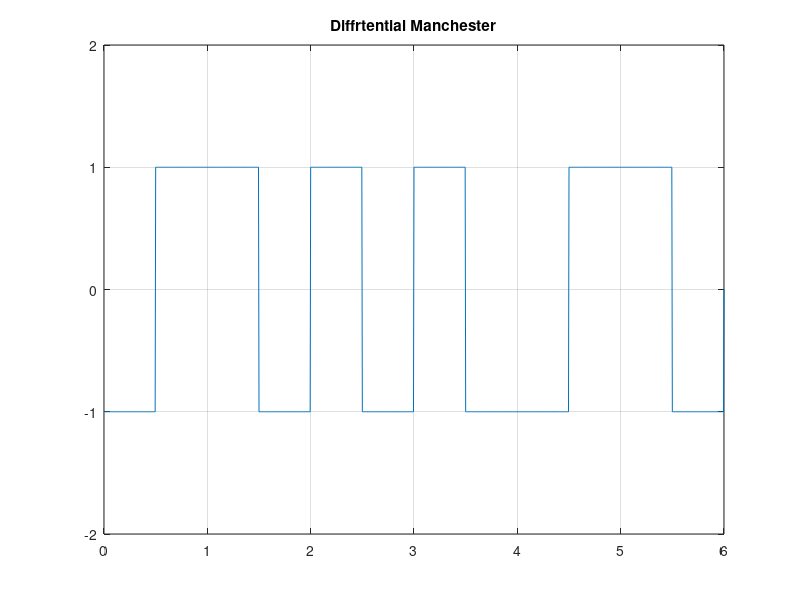

Source code (MATLAB):
clc;
clear;
bits=[0 1 0 0 1 1];
sampleSize=100;
bitRate=1;
totalBit=length(bits);
totalSampleSize=2*sampleSize*totalBit;
totaSampleTime=(totalBit/bitRate);
dTime=totaSampleTime/totalSampleSize;
t=0:dTime:totaSampleTime;
pre=1;
y=zeros(1,length(t));
    for i=0:1:(totalBit-1);
        if bits(i+1)==0
          if pre==1
            y(i*2*sampleSize+1 : (2*i+1)*sampleSize)=-1;
            y((i*2+1)*sampleSize+1 : (2*i+2)*sampleSize)=1;
          else
            y(i*2*sampleSize+1 : (2*i+1)*sampleSize)=1;
            y((i*2+1)*sampleSize+1 : (2*i+2)*sampleSize)=-1;
            pre=-1;
          end
          
        else
            y(i*2*sampleSize+1 : (2*i+1)*sampleSize)=pre;
            y((2*i+1)*sampleSize+1 : (2*i+2)*sampleSize)=-pre;
            pre=-pre;
        end;
    end;
     plot(t,y);
     axis([0 t(end) -2 2]);
     grid on;
     title('Diffrtential Manchester');
     
     %Decoding
     p=1;
     x=0;
     for i=1:200:length(y)-1
       if p!=y(i)
            x=x+1;
            ans_bit(x)=0;
       else
        x=x+1;
        ans_bit(x)=1;
        p=-p;
       end
      end
  disp(ans_bit);
     
       
     
     